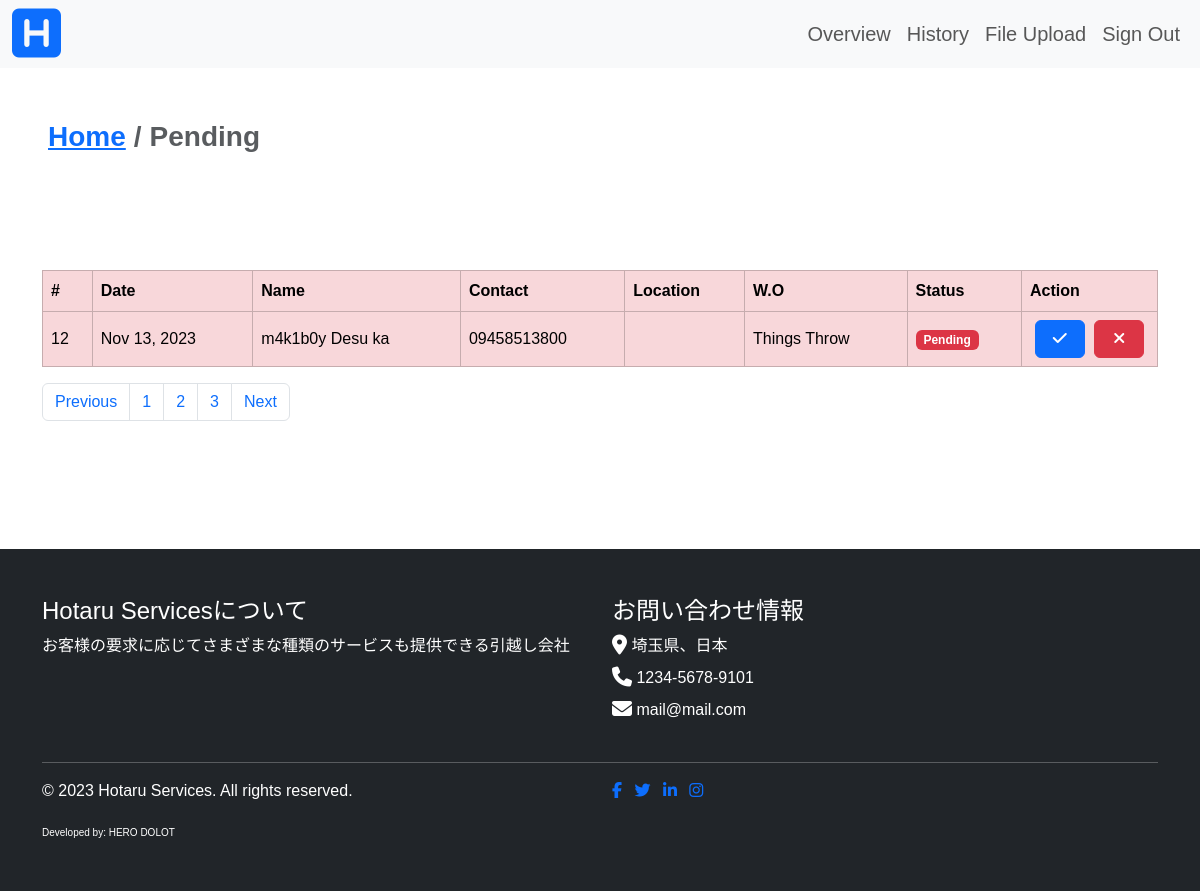
Page /admin/pending.php on the earlier database version.
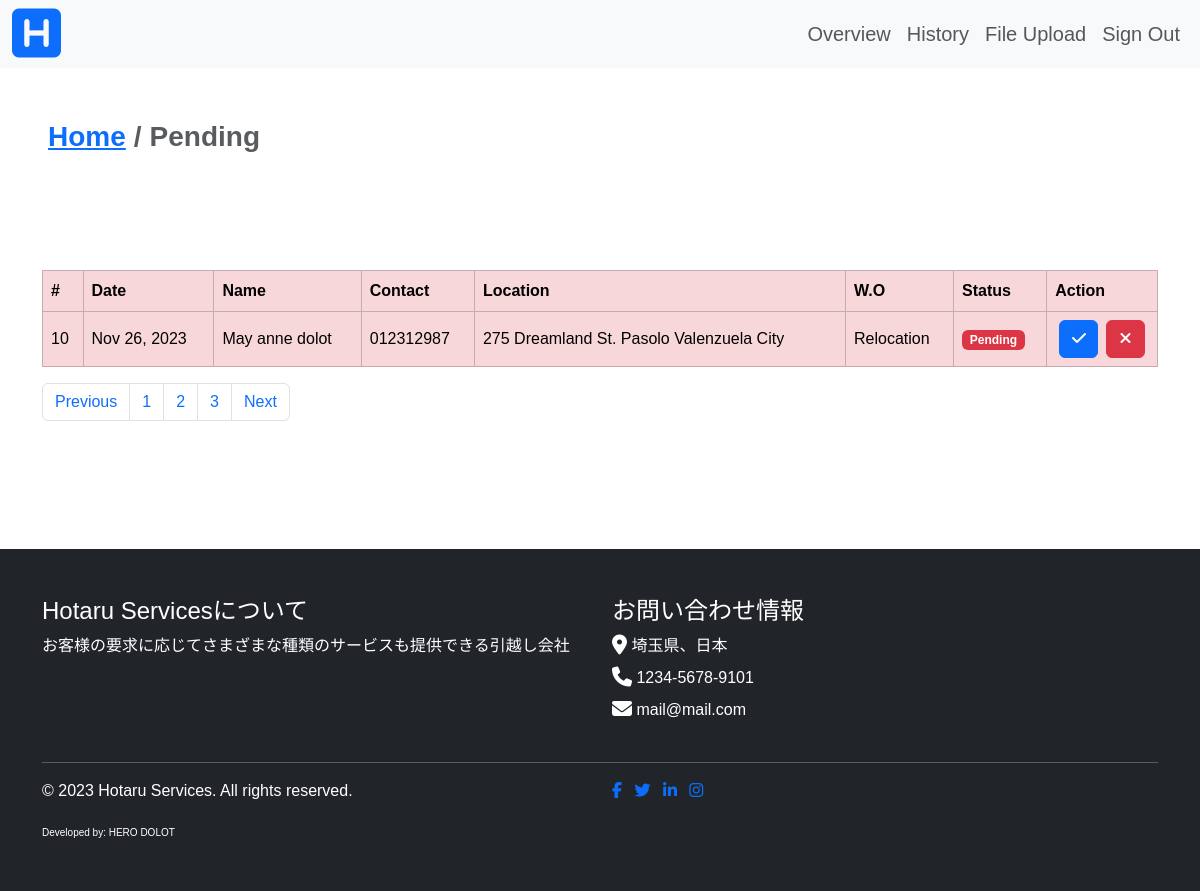
Same page on the later database version.
### tables this page shows
CREATE TABLE `inquiry` (
  `inquiry_id` int(11) NOT NULL,
  `client_email` varchar(255) NOT NULL,
  `client_name` varchar(255) NOT NULL,
  `client_number` varchar(255) NOT NULL,
  `client_region` varchar(255) NOT NULL,
  `client_wo` varchar(255) NOT NULL,
  `client_comment` varchar(255) NOT NULL,
  `inquiry_status` int(11) NOT NULL
);

CREATE TABLE `accepted` (
  `accepted_id` int(11) NOT NULL,
  `accepted_inquiry_id` int(11) NOT NULL,
  `accepted_client_name` text NOT NULL,
  `accepted_contract` int(11) NOT NULL,
  `accepted_start_date` int(11) NOT NULL,
  `accepted_location` text NOT NULL
);

### admin/pending.php (the view, shortened to what this page needs)
<?php
include '../connection.php';
include './includes/header.php';
include './components/navbar.php';
?>
<div class="container-fluid py-5 p-5">
    <nav aria-label="breadcrumb">
        <ol class="breadcrumb fw-bold fs-3">
            <li class="breadcrumb-item"><a href="./index.php">Home</a></li>
            <li class="breadcrumb-item active" aria-current="page">Pending</li>
        </ol>
    </nav>
</div>
<div class="container mt-5">
    <div class="table-responsive">
        <table class="table table-bordered table-danger align-middle">
            <thead>
                <th>#</th>
                <th>Date</th>
                <th>Name</th>
                <th>Contact</th>
                <th>Location</th>
                <th>W.O</th>
                <th>Status</th>
                <th>Action</th>
            </thead>
            <tbody>
                <?php
                $result = mysqli_query($conn, "SELECT * FROM inquiry WHERE inquiry_status = 1");
                while ($row = $result->fetch_assoc()) :
                    $inq_id = $row["inquiry_id"];
                    $info = mysqli_query($conn, "SELECT * FROM accepted WHERE accepted_inquiry_id = $inq_id")->fetch_assoc();
                ?>
                    <tr>
                        <td><?php echo $inq_id; ?></td>
                        <td><?php echo date('M d, Y', $info["accepted_start_date"]); ?></td>
                        <td><?php echo $info["accepted_client_name"]; ?></td>
                        <td><?php echo $row["client_number"]; ?></td>
                        <td><?php echo $info["accepted_location"]; ?></td>
                        <td><?php echo $row["client_wo"]; ?></td>
                        <td>
                            <div class="badge text-bg-danger">
                                Pending
                            </div>
                        </td>
                        <td>
                            <form method="POST">
                                <div class="wrapper d-md-flex justify-content-around d-sm-none">
                                    <button type="submit" name="complete" class="btn btn-primary col-12 col-md-5 mb-3 mb-md-0">
                                        <i class="fa-solid fa-check"></i>
                                    </button>
                                    <button type="submit" name="decline" class="btn btn-danger col-12 col-md-5">
                                        <i class="fa-solid fa-xmark"></i>
                                    </button>
                                </div>
                            </form>
                        </td>
                    </tr>
                <?php endwhile; ?>
            </tbody>
        </table>
        <nav aria-label="Page navigation example">
            <ul class="pagination">
                <li class="page-item"><a class="page-link" href="#">Previous</a></li>
                <li class="page-item"><a class="page-link" href="#">1</a></li>
                <li class="page-item"><a class="page-link" href="#">2</a></li>
                <li class="page-item"><a class="page-link" href="#">3</a></li>
                <li class="page-item"><a class="page-link" href="#">Next</a></li>
            </ul>
        </nav>
    </div>
</div>
<?php
include './includes/footer.php';
?>

Differences in the rows shown:
no longer on this page (row edited): inquiry: inquiry_id "12", accepted.accepted_start_date "Nov 13, 2023", accepted.accepted_client_name "m4k1b0y Desu ka", client_number "09458513800", client_wo "Things Throw"
now on this page (row edited): inquiry: inquiry_id "10", accepted.accepted_start_date "Nov 26, 2023", accepted.accepted_client_name "May anne dolot", client_number "012312987", accepted.accepted_location "275 Dreamland St. Pasolo Valenzuela City", client_wo "Relocation"
